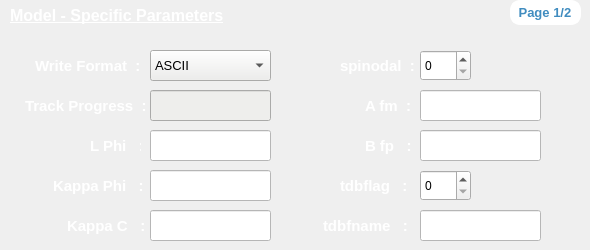
      <widget class="QWidget" name="page_6">
       <property name="styleSheet">
        <string notr="true">#page_6{
background-color: rgb(64, 140, 191);
}
</string>
       </property>
       <widget class="QLabel" name="label_102">
        <property name="geometry">
         <rect>
          <x>510</x>
          <y>0</y>
          <width>71</width>
          <height>25</height>
         </rect>
        </property>
        <property name="font">
         <font>
          <family>Ubuntu</family>
          <pointsize>10</pointsize>
          <weight>75</weight>
          <bold>true</bold>
         </font>
        </property>
        <property name="styleSheet">
         <string notr="true">background-color: rgb(255, 255, 255);
border : 2px solid white;
border-radius :10px;
color :rgb(64, 140, 191);</string>
        </property>
        <property name="text">
         <string> Page 1/2</string>
        </property>
       </widget>
       <widget class="QLabel" name="label_105">
        <property name="geometry">
         <rect>
          <x>53</x>
          <y>170</y>
          <width>91</width>
          <height>31</height>
         </rect>
        </property>
        <property name="font">
         <font>
          <family>Ubuntu</family>
          <pointsize>11</pointsize>
          <weight>75</weight>
          <italic>false</italic>
          <bold>true</bold>
         </font>
        </property>
        <property name="styleSheet">
         <string notr="true">color: rgb(255, 255, 255);</string>
        </property>
        <property name="text">
         <string>Kappa Phi   :</string>
        </property>
       </widget>
       <widget class="QLineEdit" name="kappaPhiCH">
        <property name="geometry">
         <rect>
          <x>150</x>
          <y>170</y>
          <width>121</width>
          <height>31</height>
         </rect>
        </property>
        <property name="styleSheet">
         <string notr="true">background-color: rgb(255, 255, 255);</string>
        </property>
        <property name="text">
         <string/>
        </property>
       </widget>
       <widget class="QLabel" name="label_106">
        <property name="geometry">
         <rect>
          <x>67</x>
          <y>210</y>
          <width>81</width>
          <height>31</height>
         </rect>
        </property>
        <property name="font">
         <font>
          <family>Ubuntu</family>
          <pointsize>11</pointsize>
          <weight>75</weight>
          <italic>false</italic>
          <bold>true</bold>
         </font>
        </property>
        <property name="styleSheet">
         <string notr="true">color: rgb(255, 255, 255);</string>
        </property>
        <property name="text">
         <string>Kappa C   :</string>
        </property>
       </widget>
       <widget class="QLineEdit" name="kappaCCH">
        <property name="geometry">
         <rect>
          <x>150</x>
          <y>210</y>
          <width>121</width>
          <height>31</height>
         </rect>
        </property>
        <property name="styleSheet">
         <string notr="true">background-color: rgb(255, 255, 255);</string>
        </property>
        <property name="text">
         <string/>
        </property>
       </widget>
       <widget class="QLineEdit" name="afmCH">
        <property name="geometry">
         <rect>
          <x>420</x>
          <y>90</y>
          <width>121</width>
          <height>31</height>
         </rect>
        </property>
        <property name="styleSheet">
         <string notr="true">background-color: rgb(255, 255, 255);</string>
        </property>
        <property name="text">
         <string/>
        </property>
       </widget>
       <widget class="QLabel" name="label_107">
        <property name="geometry">
         <rect>
          <x>365</x>
          <y>90</y>
          <width>51</width>
          <height>31</height>
         </rect>
        </property>
        <property name="font">
         <font>
          <family>Ubuntu</family>
          <pointsize>11</pointsize>
          <weight>75</weight>
          <italic>false</italic>
          <bold>true</bold>
         </font>
        </property>
        <property name="styleSheet">
         <string notr="true">color: rgb(255, 255, 255);</string>
        </property>
        <property name="text">
         <string>A fm  :</string>
        </property>
       </widget>
       <widget class="QLineEdit" name="bfpCH">
        <property name="geometry">
         <rect>
          <x>420</x>
          <y>130</y>
          <width>121</width>
          <height>31</height>
         </rect>
        </property>
        <property name="styleSheet">
         <string notr="true">background-color: rgb(255, 255, 255);</string>
        </property>
        <property name="text">
         <string/>
        </property>
       </widget>
       <widget class="QLabel" name="label_108">
        <property name="geometry">
         <rect>
          <x>365</x>
          <y>130</y>
          <width>51</width>
          <height>31</height>
         </rect>
        </property>
        <property name="font">
         <font>
          <family>Ubuntu</family>
          <pointsize>11</pointsize>
          <weight>75</weight>
          <italic>false</italic>
          <bold>true</bold>
         </font>
        </property>
        <property name="styleSheet">
         <string notr="true">color: rgb(255, 255, 255);</string>
        </property>
        <property name="text">
         <string>B fp   :</string>
        </property>
       </widget>
       <widget class="QComboBox" name="writeFormatCH">
        <property name="geometry">
         <rect>
          <x>150</x>
          <y>50</y>
          <width>121</width>
          <height>31</height>
         </rect>
        </property>
        <property name="font">
         <font>
          <family>Ubuntu</family>
          <pointsize>10</pointsize>
          <italic>false</italic>
         </font>
        </property>
        <property name="styleSheet">
         <string notr="true">
background-color: rgb(238, 238, 236);
</string>
        </property>
        <item>
         <property name="text">
          <string>ASCII</string>
         </property>
        </item>
        <item>
         <property name="text">
          <string>BINARY</string>
         </property>
        </item>
       </widget>
       <widget class="QLineEdit" name="trackProgressCH">
        <property name="geometry">
         <rect>
          <x>150</x>
          <y>90</y>
          <width>121</width>
          <height>31</height>
         </rect>
        </property>
        <property name="styleSheet">
         <string notr="true">background-color: rgb(238, 238, 236);</string>
        </property>
       </widget>
       <widget class="QLabel" name="label_131">
        <property name="geometry">
         <rect>
          <x>35</x>
          <y>50</y>
          <width>111</width>
          <height>31</height>
         </rect>
        </property>
        <property name="font">
         <font>
          <family>Ubuntu</family>
          <pointsize>11</pointsize>
          <weight>75</weight>
          <italic>false</italic>
          <bold>true</bold>
         </font>
        </property>
        <property name="styleSheet">
         <string notr="true">color: rgb(255, 255, 255);</string>
        </property>
        <property name="text">
         <string>Write Format  :</string>
        </property>
       </widget>
       <widget class="QLabel" name="label_130">
        <property name="geometry">
         <rect>
          <x>25</x>
          <y>90</y>
          <width>121</width>
          <height>31</height>
         </rect>
        </property>
        <property name="font">
         <font>
          <family>Ubuntu</family>
          <pointsize>11</pointsize>
          <weight>75</weight>
          <italic>false</italic>
          <bold>true</bold>
         </font>
        </property>
        <property name="styleSheet">
         <string notr="true">color: rgb(255, 255, 255);</string>
        </property>
        <property name="text">
         <string>Track Progress  :</string>
        </property>
       </widget>
       <widget class="QLineEdit" name="lPhiCH">
        <property name="geometry">
         <rect>
          <x>150</x>
          <y>130</y>
          <width>121</width>
          <height>31</height>
         </rect>
        </property>
        <property name="styleSheet">
         <string notr="true">background-color: rgb(255, 255, 255);</string>
        </property>
        <property name="text">
         <string/>
        </property>
       </widget>
       <widget class="QLabel" name="label_104">
        <property name="geometry">
         <rect>
          <x>90</x>
          <y>130</y>
          <width>51</width>
          <height>31</height>
         </rect>
        </property>
        <property name="font">
         <font>
          <family>Ubuntu</family>
          <pointsize>11</pointsize>
          <weight>75</weight>
          <italic>false</italic>
          <bold>true</bold>
         </font>
        </property>
        <property name="styleSheet">
         <string notr="true">color: rgb(255, 255, 255);</string>
        </property>
        <property name="text">
         <string>L Phi   :</string>
        </property>
       </widget>
       <widget class="QLabel" name="label_133">
        <property name="geometry">
         <rect>
          <x>10</x>
          <y>0</y>
          <width>221</width>
          <height>31</height>
         </rect>
        </property>
        <property name="font">
         <font>
          <family>Ubuntu</family>
          <pointsize>12</pointsize>
          <weight>75</weight>
          <italic>false</italic>
          <bold>true</bold>
          <underline>true</underline>
         </font>
        </property>
        <property name="styleSheet">
         <string notr="true">color: rgb(255, 255, 255);</string>
        </property>
        <property name="text">
         <string>Model - Specific Parameters</string>
        </property>
       </widget>
       <widget class="QLabel" name="label_128">
        <property name="geometry">
         <rect>
          <x>340</x>
          <y>50</y>
          <width>81</width>
          <height>31</height>
         </rect>
        </property>
        <property name="font">
         <font>
          <family>Ubuntu</family>
          <pointsize>11</pointsize>
          <weight>75</weight>
          <italic>false</italic>
          <bold>true</bold>
         </font>
        </property>
        <property name="styleSheet">
         <string notr="true">color: rgb(255, 255, 255);</string>
        </property>
        <property name="text">
         <string>spinodal  :</string>
        </property>
       </widget>
       <widget class="QLabel" name="label_140">
        <property name="geometry">
         <rect>
          <x>340</x>
          <y>170</y>
          <width>71</width>
          <height>31</height>
         </rect>
        </property>
        <property name="font">
         <font>
          <family>Ubuntu</family>
          <pointsize>11</pointsize>
          <weight>75</weight>
          <italic>false</italic>
          <bold>true</bold>
         </font>
        </property>
        <property name="styleSheet">
         <string notr="true">color: rgb(255, 255, 255);</string>
        </property>
        <property name="text">
         <string>tdbflag   :</string>
        </property>
       </widget>
       <widget class="QLabel" name="label_141">
        <property name="geometry">
         <rect>
          <x>323</x>
          <y>210</y>
          <width>91</width>
          <height>31</height>
         </rect>
        </property>
        <property name="font">
         <font>
          <family>Ubuntu</family>
          <pointsize>11</pointsize>
          <weight>75</weight>
          <italic>false</italic>
          <bold>true</bold>
         </font>
        </property>
        <property name="styleSheet">
         <string notr="true">color: rgb(255, 255, 255);</string>
        </property>
        <property name="text">
         <string>tdbfname   :</string>
        </property>
       </widget>
       <widget class="QLineEdit" name="tdbfnameCH">
        <property name="enabled">
         <bool>false</bool>
        </property>
        <property name="geometry">
         <rect>
          <x>420</x>
          <y>210</y>
          <width>121</width>
          <height>31</height>
         </rect>
        </property>
        <property name="styleSheet">
         <string notr="true">background-color: rgb(255, 255, 255);</string>
        </property>
        <property name="text">
         <string/>
        </property>
       </widget>
       <widget class="QSpinBox" name="spinodalCH">
        <property name="geometry">
         <rect>
          <x>420</x>
          <y>50</y>
          <width>51</width>
          <height>31</height>
         </rect>
        </property>
        <property name="maximum">
         <number>1</number>
        </property>
       </widget>
       <widget class="QSpinBox" name="tdbflagCH">
        <property name="geometry">
         <rect>
          <x>420</x>
          <y>170</y>
          <width>51</width>
          <height>31</height>
         </rect>
        </property>
        <property name="maximum">
         <number>1</number>
        </property>
       </widget>
      </widget>
